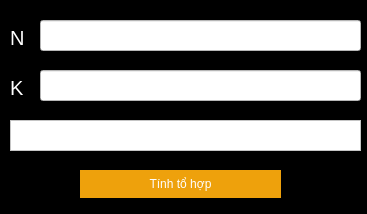
<?xml version="1.0" encoding="UTF-8"?>
<ui version="4.0">
 <class>tohop_widget</class>
 <widget class="QWidget" name="tohop_widget">
  <property name="geometry">
   <rect>
    <x>0</x>
    <y>0</y>
    <width>367</width>
    <height>214</height>
   </rect>
  </property>
  <property name="windowTitle">
   <string>Form</string>
  </property>
  <property name="styleSheet">
   <string notr="true">color: white;
background-color: black;</string>
  </property>
  <widget class="QLineEdit" name="input_K">
   <property name="geometry">
    <rect>
     <x>40</x>
     <y>70</y>
     <width>321</width>
     <height>31</height>
    </rect>
   </property>
   <property name="font">
    <font>
     <pointsize>10</pointsize>
    </font>
   </property>
   <property name="styleSheet">
    <string notr="true">color: black;
background-color: white;</string>
   </property>
  </widget>
  <widget class="QTextBrowser" name="textBrowser_ketqua">
   <property name="geometry">
    <rect>
     <x>10</x>
     <y>120</y>
     <width>351</width>
     <height>31</height>
    </rect>
   </property>
   <property name="font">
    <font>
     <pointsize>12</pointsize>
    </font>
   </property>
   <property name="styleSheet">
    <string notr="true">color: black;
background-color: white;</string>
   </property>
  </widget>
  <widget class="QLabel" name="label_2">
   <property name="geometry">
    <rect>
     <x>10</x>
     <y>80</y>
     <width>21</width>
     <height>16</height>
    </rect>
   </property>
   <property name="font">
    <font>
     <pointsize>15</pointsize>
    </font>
   </property>
   <property name="text">
    <string>K</string>
   </property>
  </widget>
  <widget class="QLabel" name="label">
   <property name="geometry">
    <rect>
     <x>10</x>
     <y>30</y>
     <width>21</width>
     <height>16</height>
    </rect>
   </property>
   <property name="font">
    <font>
     <pointsize>15</pointsize>
    </font>
   </property>
   <property name="text">
    <string>N</string>
   </property>
  </widget>
  <widget class="QLineEdit" name="input_N">
   <property name="geometry">
    <rect>
     <x>40</x>
     <y>20</y>
     <width>321</width>
     <height>31</height>
    </rect>
   </property>
   <property name="font">
    <font>
     <pointsize>10</pointsize>
    </font>
   </property>
   <property name="styleSheet">
    <string notr="true">color: black;
background-color: white;</string>
   </property>
  </widget>
  <widget class="QPushButton" name="button_giai">
   <property name="geometry">
    <rect>
     <x>80</x>
     <y>170</y>
     <width>201</width>
     <height>28</height>
    </rect>
   </property>
   <property name="styleSheet">
    <string notr="true">background-color: #EEA10C;
color: white;
border-radius: 50px;</string>
   </property>
   <property name="text">
    <string>Tính tổ hợp</string>
   </property>
  </widget>
 </widget>
 <resources/>
 <connections/>
</ui>
